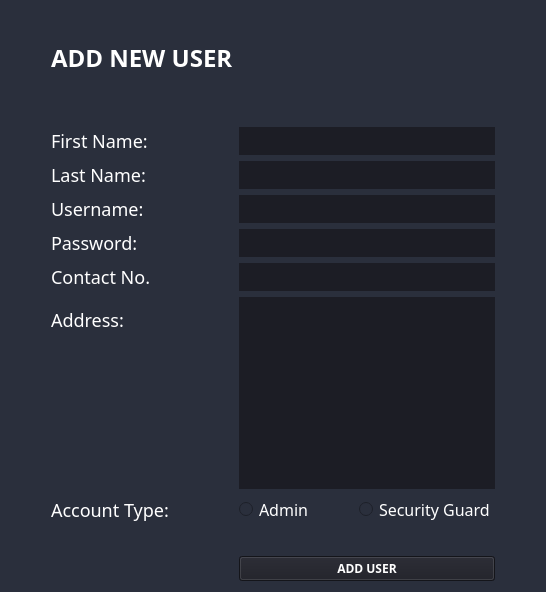
        <widget class="QWidget" name="addNewUser_page">
         <property name="styleSheet">
          <string notr="true">*{
font-family: century gothic;
background: #2A2F3C ;
}
QLineEdit, QTextEdit{
background-color:#1C1D25;
border:#1C1D25;

color:white;
font-size:18px;
}
QLabel{
color: white;
font-size: 18px;

}
QPushButton, QToolButton{
font-weight:bold;
color:white ;
background-color:#1C1D25;
}
QPushButton:hover{
color:white;
background-color:black;
}
</string>
         </property>
         <layout class="QVBoxLayout" name="verticalLayout_7">
          <item>
           <spacer name="verticalSpacer_7">
            <property name="orientation">
             <enum>Qt::Vertical</enum>
            </property>
            <property name="sizeType">
             <enum>QSizePolicy::Minimum</enum>
            </property>
            <property name="sizeHint" stdset="0">
             <size>
              <width>20</width>
              <height>30</height>
             </size>
            </property>
           </spacer>
          </item>
          <item>
           <layout class="QHBoxLayout" name="horizontalLayout_11">
            <item>
             <spacer name="horizontalSpacer_36">
              <property name="orientation">
               <enum>Qt::Horizontal</enum>
              </property>
              <property name="sizeType">
               <enum>QSizePolicy::Fixed</enum>
              </property>
              <property name="sizeHint" stdset="0">
               <size>
                <width>40</width>
                <height>20</height>
               </size>
              </property>
             </spacer>
            </item>
            <item>
             <layout class="QFormLayout" name="addUser_form">
              <item row="0" column="0">
               <widget class="QLabel" name="addUser_label">
                <property name="styleSheet">
                 <string notr="true">FONT-WEIGHT:BOLD;
font-size:24px;</string>
                </property>
                <property name="text">
                 <string>ADD NEW USER</string>
                </property>
               </widget>
              </item>
              <item row="1" column="0">
               <spacer name="verticalSpacer_10">
                <property name="orientation">
                 <enum>Qt::Vertical</enum>
                </property>
                <property name="sizeHint" stdset="0">
                 <size>
                  <width>20</width>
                  <height>40</height>
                 </size>
                </property>
               </spacer>
              </item>
              <item row="2" column="0">
               <widget class="QLabel" name="afname_label">
                <property name="text">
                 <string>First Name:</string>
                </property>
               </widget>
              </item>
              <item row="3" column="0">
               <widget class="QLabel" name="alname_label">
                <property name="text">
                 <string>Last Name:</string>
                </property>
               </widget>
              </item>
              <item row="5" column="0">
               <widget class="QLabel" name="aPassword_label">
                <property name="text">
                 <string>Password:</string>
                </property>
               </widget>
              </item>
              <item row="6" column="0">
               <widget class="QLabel" name="aContactNo_label">
                <property name="text">
                 <string>Contact No.</string>
                </property>
               </widget>
              </item>
              <item row="7" column="0">
               <widget class="QLabel" name="aAddress_label">
                <property name="text">
                 <string>Address:</string>
                </property>
               </widget>
              </item>
              <item row="10" column="1">
               <widget class="QPushButton" name="addNewUser_pushButton">
                <property name="styleSheet">
                 <string notr="true">FONT-SIZE: 18PX;</string>
                </property>
                <property name="text">
                 <string>ADD USER</string>
                </property>
               </widget>
              </item>
              <item row="4" column="0">
               <widget class="QLabel" name="ausername_label">
                <property name="text">
                 <string>Username:</string>
                </property>
               </widget>
              </item>
              <item row="2" column="1">
               <widget class="QLineEdit" name="afname_field"/>
              </item>
              <item row="3" column="1">
               <widget class="QLineEdit" name="alname_field"/>
              </item>
              <item row="4" column="1">
               <widget class="QLineEdit" name="ausername_field"/>
              </item>
              <item row="5" column="1">
               <widget class="QLineEdit" name="aPassword_field"/>
              </item>
              <item row="6" column="1">
               <widget class="QLineEdit" name="aContactNo_field"/>
              </item>
              <item row="7" column="1">
               <widget class="QTextEdit" name="aAddress_field">
                <property name="styleSheet">
                 <string notr="true">border-radius:0px;</string>
                </property>
               </widget>
              </item>
              <item row="8" column="1">
               <layout class="QHBoxLayout" name="horizontalLayout_20">
                <item>
                 <widget class="QRadioButton" name="aAdmin_radioButton">
                  <property name="styleSheet">
                   <string notr="true">color:white;
font-size: 16px;</string>
                  </property>
                  <property name="text">
                   <string>Admin</string>
                  </property>
                 </widget>
                </item>
                <item>
                 <widget class="QRadioButton" name="aSecurity_radioButton">
                  <property name="styleSheet">
                   <string notr="true">color:white;
font-size: 16px;</string>
                  </property>
                  <property name="text">
                   <string>Security Guard</string>
                  </property>
                 </widget>
                </item>
               </layout>
              </item>
              <item row="8" column="0">
               <widget class="QLabel" name="accountType_label">
                <property name="text">
                 <string>Account Type:</string>
                </property>
               </widget>
              </item>
              <item row="9" column="1">
               <spacer name="verticalSpacer_11">
                <property name="orientation">
                 <enum>Qt::Vertical</enum>
                </property>
                <property name="sizeType">
                 <enum>QSizePolicy::Fixed</enum>
                </property>
                <property name="sizeHint" stdset="0">
                 <size>
                  <width>20</width>
                  <height>20</height>
                 </size>
                </property>
               </spacer>
              </item>
             </layout>
            </item>
            <item>
             <spacer name="horizontalSpacer_35">
              <property name="orientation">
               <enum>Qt::Horizontal</enum>
              </property>
              <property name="sizeHint" stdset="0">
               <size>
                <width>40</width>
                <height>20</height>
               </size>
              </property>
             </spacer>
            </item>
           </layout>
          </item>
         </layout>
        </widget>
